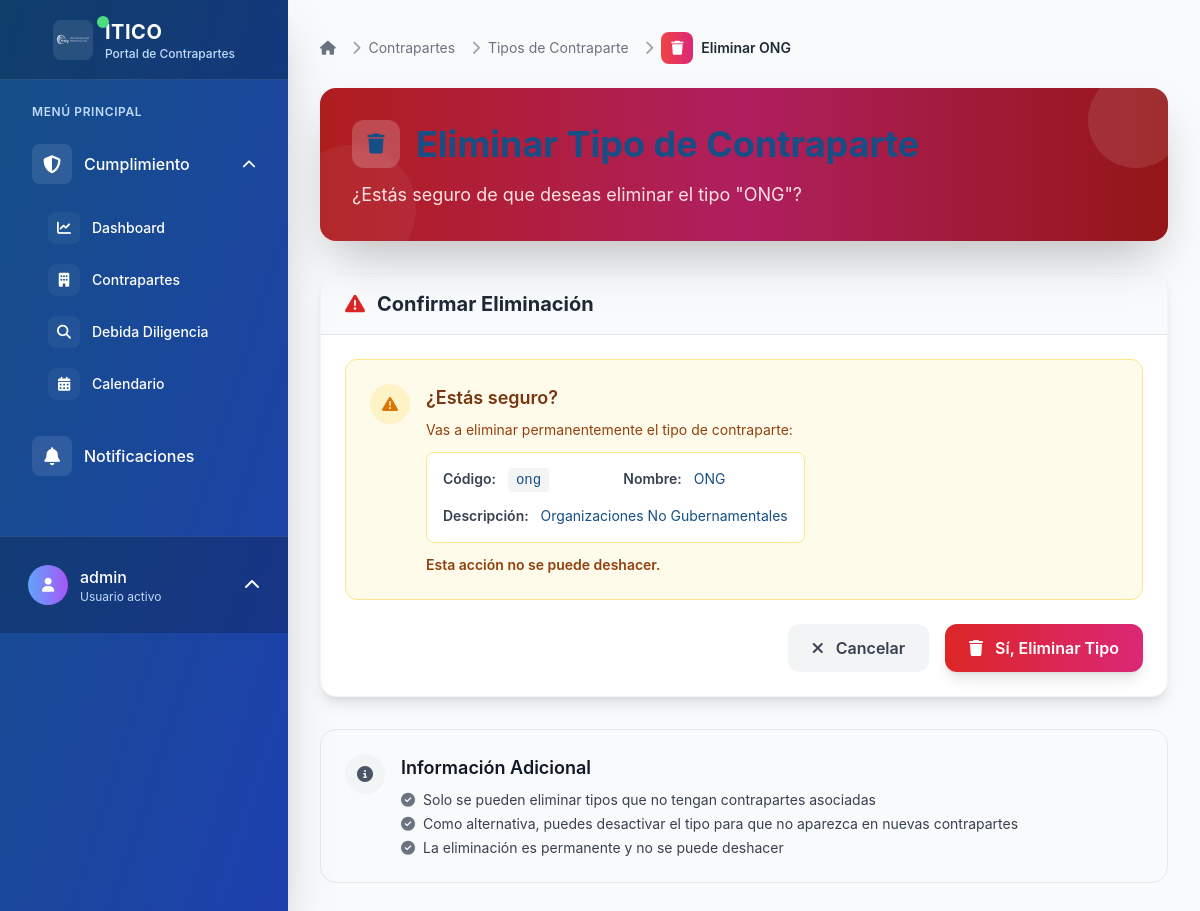
/contrapartes/tipos/4/eliminar/ (signed in), run on the app's committed database.
### contrapartes/models.py (models this page shows, shortened)
class TipoContraparte(models.Model):
    codigo = models.CharField(
        max_length=20,
        unique=True,
        verbose_name="Código",
        help_text="Código único para identificar el tipo (ej: empresa, ong, etc.)"
    )
    nombre = models.CharField(
        max_length=100,
        verbose_name="Nombre",
        help_text="Nombre descriptivo del tipo de contraparte"
    )
    descripcion = models.TextField(
        blank=True,
        null=True,
        verbose_name="Descripción",
        help_text="Descripción detallada del tipo de contraparte"
    )
    activo = models.BooleanField(
        default=True,
        verbose_name="Activo",
        help_text="Indica si este tipo está disponible para nuevas contrapartes"
    )
    creado_por = models.ForeignKey(
        User,
        on_delete=models.PROTECT,
        related_name='tipos_contraparte_creados',
        verbose_name="Creado por"
    )
    fecha_creacion = models.DateTimeField(auto_now_add=True, verbose_name="Fecha de creación")
    fecha_actualizacion = models.DateTimeField(auto_now=True, verbose_name="Última actualización")
    class Meta:
        verbose_name = "Tipo de Contraparte"
        verbose_name_plural = "Tipos de Contraparte"
        ordering = ['nombre']

### contrapartes/views.py (the view)
# urls.py: path('tipos/<int:pk>/eliminar/', views.TipoContraparteDeleteView.as_view(), name='tipo_eliminar'),
class TipoContraparteDeleteView(LoginRequiredMixin, DeleteView):
    model = TipoContraparte
    template_name = 'contrapartes/tipo_eliminar.html'
    success_url = reverse_lazy('contrapartes:tipo_lista')
    def get_context_data(self, **kwargs):
        context = super().get_context_data(**kwargs)
        context['contrapartes_count'] = self.object.contrapartes.count()
        return context

### templates/contrapartes/tipo_eliminar.html (shortened to what this page needs)
{% extends 'base.html' %}
{% block breadcrumb %}
<nav aria-label="breadcrumb" class="mb-6">
    <ol class="flex items-center space-x-2 text-sm">
        <li class="flex items-center">
            <a href="{% url 'dashboard:index' %}" class="text-gray-500 hover:text-gray-700 transition-colors duration-200">
                <i class="fas fa-home"></i>
            </a>
        </li>
        <li class="flex items-center">
            <i class="fas fa-chevron-right text-gray-400 mx-2"></i>
            <a href="{% url 'contrapartes:lista' %}" class="text-gray-500 hover:text-gray-700 transition-colors duration-200">
                Contrapartes
            </a>
        </li>
        <li class="flex items-center">
            <i class="fas fa-chevron-right text-gray-400 mx-2"></i>
            <a href="{% url 'contrapartes:tipo_lista' %}" class="text-gray-500 hover:text-gray-700 transition-colors duration-200">
                Tipos de Contraparte
            </a>
        </li>
        <li class="flex items-center">
            <i class="fas fa-chevron-right text-gray-400 mx-2"></i>
            <div class="flex items-center justify-center w-8 h-8 rounded-lg bg-gradient-to-r from-red-500 to-pink-600 text-white mr-2">
                <i class="fas fa-trash text-sm"></i>
            </div>
            <span class="font-semibold text-gray-800">Eliminar {{ object.nombre }}</span>
        </li>
    </ol>
</nav>
{% endblock %}
{% block content %}
<div class="mb-8">
    <div class="bg-gradient-to-r from-red-600 via-pink-600 to-red-700 rounded-2xl p-8 text-white shadow-2xl relative overflow-hidden">
        <div class="absolute inset-0 bg-black bg-opacity-20"></div>
        <div class="absolute -top-4 -right-4 w-24 h-24 bg-white bg-opacity-10 rounded-full"></div>
        <div class="absolute -bottom-8 -left-8 w-32 h-32 bg-white bg-opacity-5 rounded-full"></div>
        <div class="relative z-10">
            <h1 class="text-3xl lg:text-4xl font-bold mb-3 flex items-center">
                <div class="w-12 h-12 rounded-xl bg-white bg-opacity-20 flex items-center justify-center mr-4 backdrop-blur-sm">
                    <i class="fas fa-trash text-xl"></i>
                </div>
            </h1>
            <p class="text-lg text-red-100 leading-relaxed">
                ¿Estás seguro de que deseas eliminar el tipo "{{ object.nombre }}"?
            </p>
        </div>
    </div>
</div>
<div class="bg-white rounded-2xl shadow-lg border border-gray-100 overflow-hidden">
    {% if contrapartes_count > 0 %}
    <div class="px-6 py-4 border-b border-red-200 bg-red-50">
        <h2 class="text-xl font-bold text-red-800 flex items-center">
            <i class="fas fa-exclamation-triangle mr-3 text-red-600"></i>
            No se puede eliminar
        </h2>
    </div>
    <div class="p-6">
        <div class="bg-red-50 border border-red-200 rounded-xl p-6 mb-6">
            <div class="flex items-start">
                <div class="flex-shrink-0">
                    <div class="w-10 h-10 rounded-full bg-red-100 flex items-center justify-center">
                        <i class="fas fa-exclamation-triangle text-red-600"></i>
                    </div>
                </div>
                <div class="ml-4">
                    <h3 class="text-lg font-semibold text-red-900 mb-2">Tipo en uso</h3>
                    <p class="text-red-800 text-sm mb-3">
                        Este tipo de contraparte no se puede eliminar porque tiene
                        <strong>{{ contrapartes_count }} contraparte{{ contrapartes_count|pluralize }}</strong> asociada{{ contrapartes_count|pluralize }}.
                    </p>
                    <p class="text-red-800 text-sm">
                        Para eliminar este tipo, primero debes:
                    </p>
                    <ul class="text-red-800 text-sm mt-2 ml-4 list-disc">
                        <li>Cambiar el tipo de todas las contrapartes asociadas, o</li>
                        <li>Eliminar las contrapartes que usan este tipo</li>
                    </ul>
                </div>
            </div>
        </div>
        <div class="flex justify-between items-center">
            <a href="{% url 'contrapartes:lista' %}?tipo={{ object.pk }}" class="inline-flex items-center px-4 py-2 bg-blue-100 text-blue-700 rounded-lg text-sm font-medium hover:bg-blue-200 transition-colors duration-200">
                <i class="fas fa-external-link-alt mr-2"></i>
                Ver Contrapartes Asociadas
            </a>
            <div class="flex gap-4">
                <a href="{% url 'contrapartes:tipo_lista' %}" class="px-6 py-3 text-gray-700 bg-gray-100 rounded-xl font-semibold hover:bg-gray-200 transition-all duration-200">
                    <i class="fas fa-arrow-left mr-2"></i>
                    Volver a la Lista
                </a>
            </div>
        </div>
    </div>
    {% else %}
    <div class="px-6 py-4 border-b border-gray-200 bg-gray-50">
        <h2 class="text-xl font-bold text-gray-800 flex items-center">
            <i class="fas fa-exclamation-triangle mr-3 text-red-600"></i>
            Confirmar Eliminación
        </h2>
    </div>
    <div class="p-6">
        <div class="bg-amber-50 border border-amber-200 rounded-xl p-6 mb-6">
            <div class="flex items-start">
                <div class="flex-shrink-0">
                    <div class="w-10 h-10 rounded-full bg-amber-100 flex items-center justify-center">
                        <i class="fas fa-exclamation-triangle text-amber-600"></i>
                    </div>
                </div>
                <div class="ml-4">
                    <h3 class="text-lg font-semibold text-amber-900 mb-2">¿Estás seguro?</h3>
                    <p class="text-amber-800 text-sm mb-3">
                        Vas a eliminar permanentemente el tipo de contraparte:
                    </p>
                    <div class="bg-white border border-amber-200 rounded-lg p-4 mb-3">
                        <div class="grid grid-cols-1 md:grid-cols-2 gap-4 text-sm">
                            <div>
                                <span class="font-semibold text-gray-700">Código:</span>
                                <span class="font-mono bg-gray-100 px-2 py-1 rounded ml-2">{{ object.codigo }}</span>
                            </div>
                            <div>
                                <span class="font-semibold text-gray-700">Nombre:</span>
                                <span class="ml-2">{{ object.nombre }}</span>
                            </div>
                            {% if object.descripcion %}
                            <div class="md:col-span-2">
                                <span class="font-semibold text-gray-700">Descripción:</span>
                                <span class="ml-2">{{ object.descripcion }}</span>
                            </div>
                            {% endif %}
                        </div>
                    </div>
                    <p class="text-amber-800 text-sm font-semibold">
                        Esta acción no se puede deshacer.
                    </p>
                </div>
            </div>
        </div>
        <form method="post" class="flex justify-end gap-4">
            <a href="{% url 'contrapartes:tipo_lista' %}" class="px-6 py-3 text-gray-700 bg-gray-100 rounded-xl font-semibold hover:bg-gray-200 transition-all duration-200">
                <i class="fas fa-times mr-2"></i>
                Cancelar
            </a>
            <button type="submit" class="px-6 py-3 bg-gradient-to-r from-red-600 to-pink-600 text-white rounded-xl font-semibold hover:from-red-700 hover:to-pink-700 transition-all duration-200 shadow-lg hover:shadow-xl">
                <i class="fas fa-trash mr-2"></i>
                Sí, Eliminar Tipo
            </button>
        </form>
    </div>
    {% endif %}
</div>
<div class="mt-8 bg-gray-50 border border-gray-200 rounded-2xl p-6">
    <div class="flex items-start">
        <div class="flex-shrink-0">
            <div class="w-10 h-10 rounded-full bg-gray-100 flex items-center justify-center">
                <i class="fas fa-info-circle text-gray-600"></i>
            </div>
        </div>
        <div class="ml-4">
            <h3 class="text-lg font-semibold text-gray-900 mb-2">Información Adicional</h3>
            <ul class="text-gray-700 space-y-1 text-sm">
                <li class="flex items-center">
                    <i class="fas fa-check-circle text-gray-500 mr-2"></i>
                    Solo se pueden eliminar tipos que no tengan contrapartes asociadas
                </li>
                <li class="flex items-center">
                    <i class="fas fa-check-circle text-gray-500 mr-2"></i>
                    Como alternativa, puedes desactivar el tipo para que no aparezca en nuevas contrapartes
                </li>
                <li class="flex items-center">
                    <i class="fas fa-check-circle text-gray-500 mr-2"></i>
                    La eliminación es permanente y no se puede deshacer
                </li>
            </ul>
        </div>
    </div>
</div>
{% endblock %}

### templates/partials/user_menu.html (shortened to what this page needs)
{% if user.is_authenticated %}
    <div class="p-4 border-t border-white border-opacity-10 bg-black bg-opacity-20">
        <div class="relative">
            <button id="user-menu-button" class="group flex items-center w-full text-white hover:bg-white hover:bg-opacity-10 p-3 rounded-xl transition-all duration-300">
                <div class="flex items-center justify-center w-10 h-10 rounded-full bg-gradient-to-r from-blue-400 to-purple-500 mr-3 group-hover:scale-110 transition-transform duration-300">
                    <i class="fas fa-user text-sm"></i>
                </div>
                <div class="flex-1 text-left">
                    <p class="font-medium truncate group-hover:translate-x-1 transition-transform duration-300">{{ user.get_full_name|default:user.username }}</p>
                    <p class="text-xs text-blue-200">Usuario activo</p>
                </div>
                <i class="fas fa-chevron-up ml-2 transform group-hover:rotate-180 transition-transform duration-300" id="chevron-icon"></i>
            </button>
        </div>
    </div>
{% endif %}

### static/css/itico.css (style rules this page uses)
:root { --color-primario: #154F86; --color-blanco: #FFFFFF; --color-exito: #10B981; --color-advertencia: #F59E0B; --color-error: #EF4444; --color-info: #3B82F6; --color-fondo: var(--color-blanco); --color-fondo-secundario: #F9FAFB; --color-texto: var(--color-primario); --color-texto-secundario: #6B7280; --color-borde: #E5E7EB; --sombra-sm: 0 1px 2px 0 rgba(0, 0, 0, 0.05); --sombra-md: 0 4px 6px -1px rgba(0, 0, 0, 0.1); --sombra-lg: 0 10px 15px -3px rgba(0, 0, 0, 0.1); }
* { margin: 0; padding: 0; box-sizing: border-box; }
body { background: var(--color-fondo); color: var(--color-texto); font-family: -apple-system, BlinkMacSystemFont, 'Segoe UI', Roboto, Oxygen, Ubuntu, Cantarell, sans-serif; line-height: 1.6; }
h1, h2, h3, h4, h5, h6 { color: var(--color-primario); margin-bottom: 1rem; font-weight: 600; }
h1 { font-size: 2.5rem; }
h2 { font-size: 2rem; }
h3 { font-size: 1.75rem; }
a { color: var(--color-primario); text-decoration: none; transition: color 0.3s ease; }
.shadow-lg { box-shadow: var(--sombra-lg); }
.rounded { border-radius: 0.5rem; }
.rounded-lg { border-radius: 0.75rem; }
.p-3 { padding: 0.75rem; }
.p-4 { padding: 1rem; }
.p-6 { padding: 1.5rem; }
.mb-2 { margin-bottom: 0.5rem; }
.mb-3 { margin-bottom: 0.75rem; }
.mb-6 { margin-bottom: 1.5rem; }

### data on the page
TipoContraparte: nombre "ONG", codigo "ong", descripcion "Organizaciones No Gubernamentales"

### other printed values
{{ user.get_full_name|default:user.username }} "admin"
